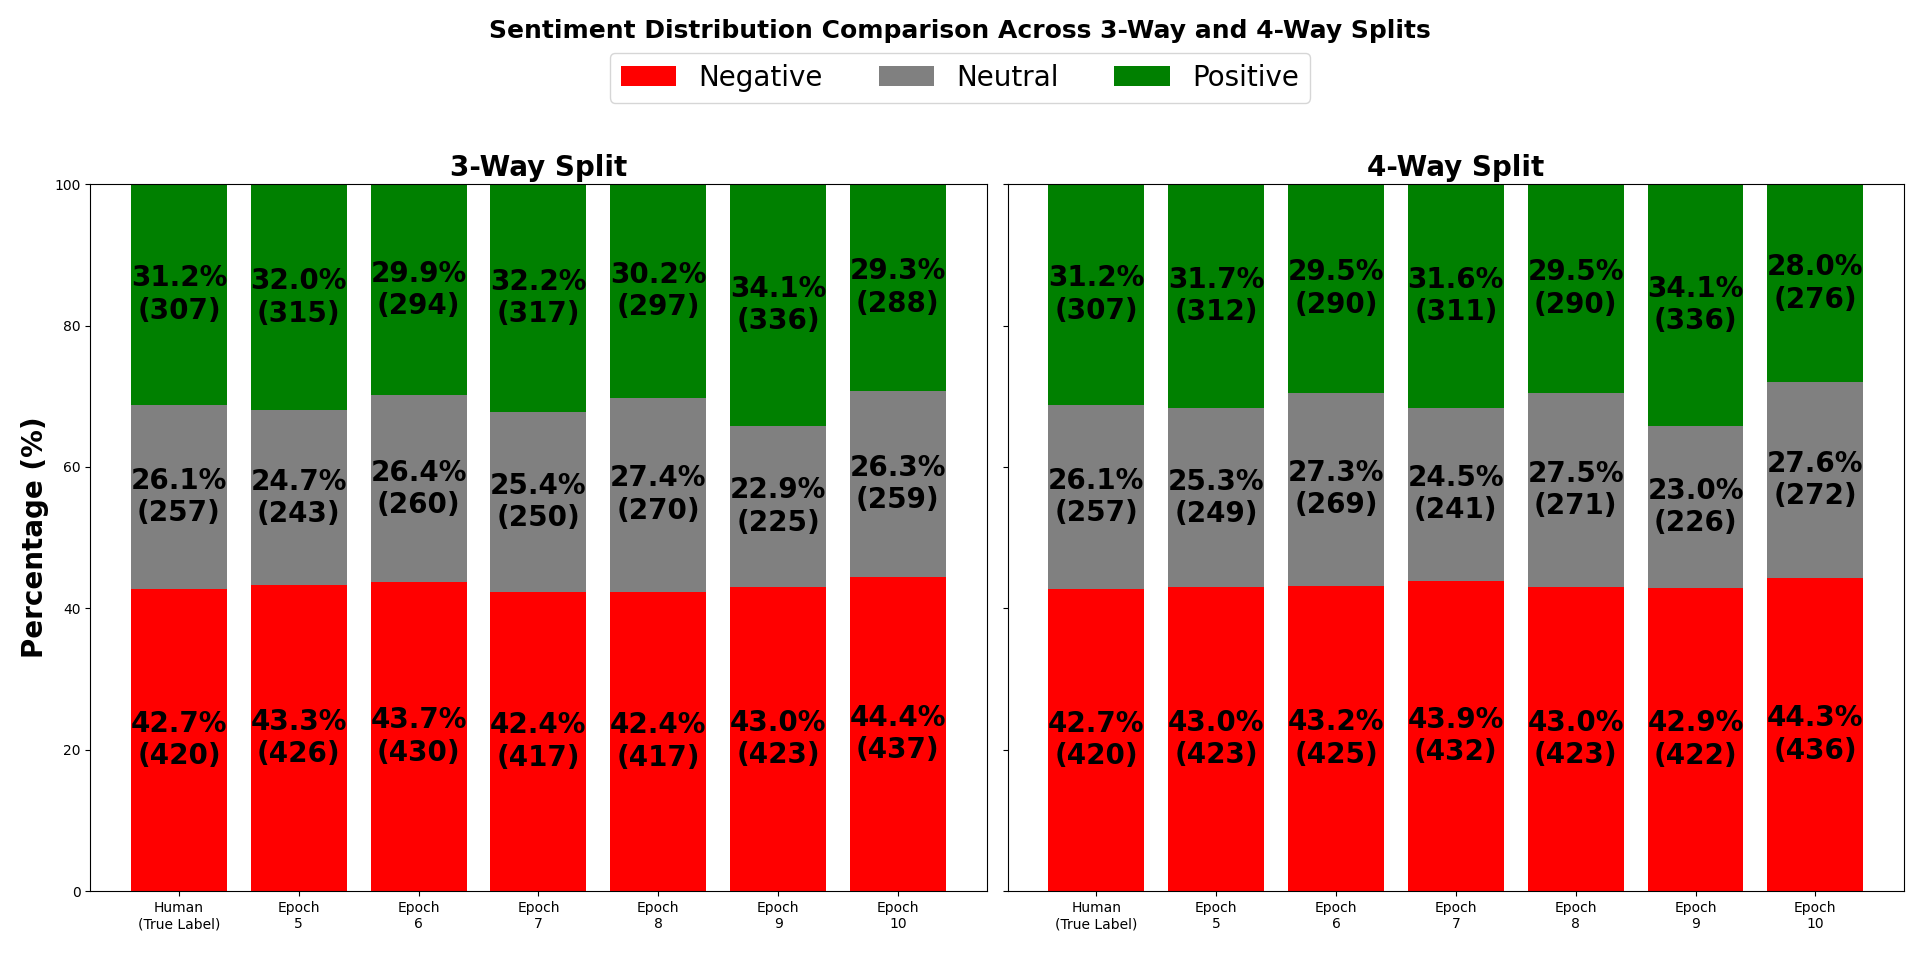

Write Python code to recreate this figure.
import numpy as np
import matplotlib.pyplot as plt

# =====================================================
# Labels
# =====================================================
labels = [
    "Human\n(True Label)",
    "Epoch\n5",
    "Epoch\n6",
    "Epoch\n7",
    "Epoch\n8",
    "Epoch\n9",
    "Epoch\n10"
]

# =====================================================
# Human Label
# =====================================================
human_positive = 307
human_neutral  = 257
human_negative = 420

# =====================================================
# 3-Way Split
# =====================================================
positive_3 = np.array([307,315,294,317,297,336,288])
neutral_3  = np.array([257,243,260,250,270,225,259])
negative_3 = np.array([420,426,430,417,417,423,437])

# =====================================================
# 4-Way Split
# =====================================================
positive_4 = np.array([307,312,290,311,290,336,276])
neutral_4  = np.array([257,249,269,241,271,226,272])
negative_4 = np.array([420,423,425,432,423,422,436])

# =====================================================
# Convert to Percentage
# =====================================================
total3 = positive_3 + neutral_3 + negative_3
total4 = positive_4 + neutral_4 + negative_4

pos3 = positive_3 / total3 * 100
neu3 = neutral_3 / total3 * 100
neg3 = negative_3 / total3 * 100

pos4 = positive_4 / total4 * 100
neu4 = neutral_4 / total4 * 100
neg4 = negative_4 / total4 * 100

# =====================================================
# Plot
# =====================================================
fig, ax = plt.subplots(1,2, figsize=(18,7), sharey=True)

# -----------------------------
# 3-Way
# -----------------------------
ax[0].bar(labels, neg3, color='red', label='Negative')
ax[0].bar(labels, neu3, bottom=neg3, color='gray', label='Neutral')
ax[0].bar(labels, pos3, bottom=neg3+neu3, color='green', label='Positive')

ax[0].set_title("3-Way Split", fontsize=20, weight='bold')
ax[0].set_ylabel("Percentage (%)", fontsize=20, weight='bold')
ax[0].set_ylim(0,100)

for i in range(len(labels)):
    ax[0].text(i, neg3[i]/2,
               f"{neg3[i]:.1f}%\n({negative_3[i]})",
               ha='center', va='center',
               fontsize=20, fontweight='bold')

    ax[0].text(i,
               neg3[i]+neu3[i]/2,
               f"{neu3[i]:.1f}%\n({neutral_3[i]})",
               ha='center', va='center',
               fontsize=20, fontweight='bold')

    ax[0].text(i,
               neg3[i]+neu3[i]+pos3[i]/2,
               f"{pos3[i]:.1f}%\n({positive_3[i]})",
               ha='center', va='center',
               fontsize=20, fontweight='bold')

# -----------------------------
# 4-Way
# -----------------------------
ax[1].bar(labels, neg4, color='red')
ax[1].bar(labels, neu4, bottom=neg4, color='gray')
ax[1].bar(labels, pos4, bottom=neg4+neu4, color='green')

ax[1].set_title("4-Way Split", fontsize=20, weight='bold')
ax[1].set_ylim(0,100)

for i in range(len(labels)):
    ax[1].text(i, neg4[i]/2,
               f"{neg4[i]:.1f}%\n({negative_4[i]})",
               ha='center', va='center',
               fontsize=20, fontweight='bold')

    ax[1].text(i,
               neg4[i]+neu4[i]/2,
               f"{neu4[i]:.1f}%\n({neutral_4[i]})",
               ha='center', va='center',
               fontsize=20, fontweight='bold')

    ax[1].text(i,
               neg4[i]+neu4[i]+pos4[i]/2,
               f"{pos4[i]:.1f}%\n({positive_4[i]})",
               ha='center', va='center',
               fontsize=20, fontweight='bold')

# =====================================================
# Overall Title
# =====================================================
fig.suptitle(
    "Sentiment Distribution Comparison Across 3-Way and 4-Way Splits",
    fontsize=18,
    weight='bold'
)

fig.legend(
    ['Negative','Neutral','Positive'],
    loc='upper center',
    ncol=3,
    bbox_to_anchor=(0.5,0.96),
    fontsize=20,
)

plt.tight_layout(rect=[0,0,1,0.93])

plt.savefig(
    "Sentiment_Distribution_3Way_vs_4Way.png",
    dpi=300,
    bbox_inches='tight'
)

plt.show()
